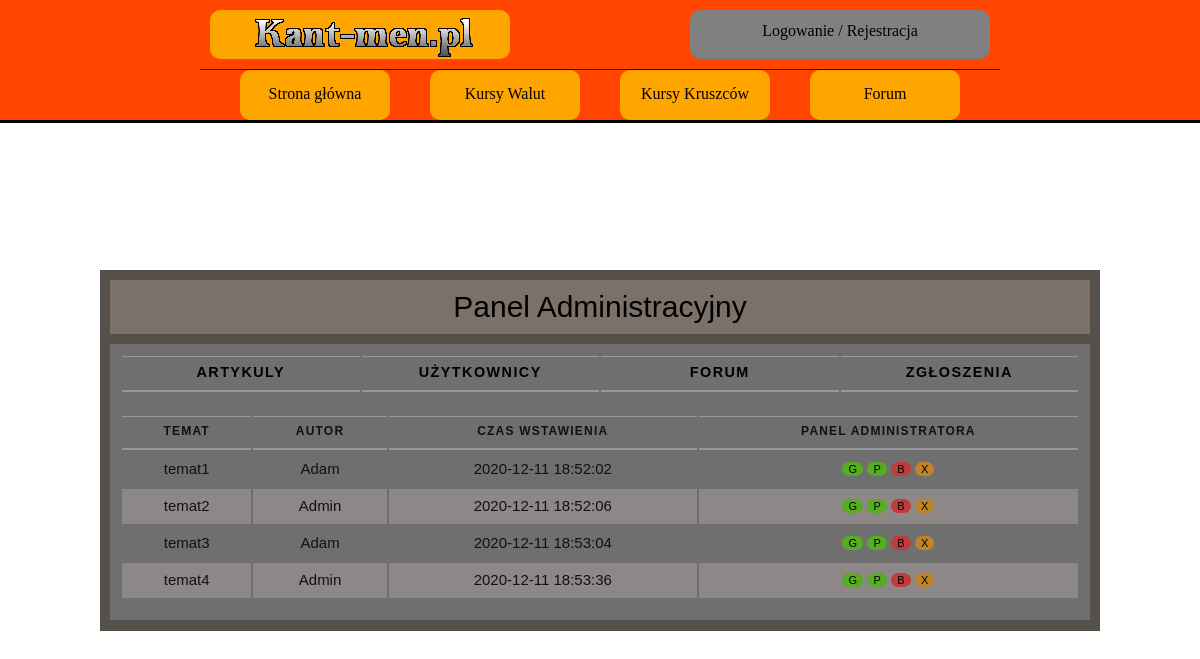
Screenshot of /panel_admin_a.php with the database file from the repository.
### tables this page shows
CREATE TABLE `artykul` (
  `ID_ARTYKULU` int(10) NOT NULL,
  `ZDJECIE_ARTYKUL` varchar(255) DEFAULT NULL,
  `TEMAT` varchar(100) NOT NULL,
  `TRESC` longtext NOT NULL,
  `DATA` timestamp NOT NULL DEFAULT current_timestamp(),
  `ID_AUTOR` varchar(10) NOT NULL
);

CREATE TABLE `user` (
  `ID_USER` int(10) NOT NULL,
  `LOGIN` varchar(20) NOT NULL,
  `HASLO` char(255) NOT NULL,
  `IMIE` varchar(50) NOT NULL,
  `NAZWISKO` varchar(50) NOT NULL,
  `EMAIL` varchar(50) NOT NULL,
  `WIEK` int(10) NOT NULL,
  `MIASTO` varchar(50) NOT NULL,
  `KRAJ` varchar(50) NOT NULL,
  `OPIS_PROFILU` text DEFAULT NULL,
  `ZDJECIE` varchar(255) DEFAULT NULL,
  `STW_WATKI` int(10) NOT NULL DEFAULT 0,
  `LICZ_KOMENTARZY` int(10) NOT NULL DEFAULT 0,
  `UPRAWNIENIA` varchar(10) NOT NULL DEFAULT 'USER'
);

### panel_admin_a.php (the view, shortened to what this page needs)
<!DOCTYPE HTML>
<html>
<head>
    <link href="CSS/styleGlowne.css" rel="stylesheet" type="text/css">
    <link href="CSS/stylePanelAdmina.css" rel="stylesheet" type="text/css">
</head>
<body>
<?php
include_once('rysowanieMenu.php');
?>
<main>
    <article class="artykol">
        <div class="tytul_artykulu">
            Panel Administracyjny
        </div>
        <section class="sekcja">
            <table>
                <tr>
                    <th class="panel_artykuly">
                        <a href="panel_admin_a.php">Artykuly</a>
                    </th>
                    <th class="panel_uzytkownicy">
                        <a href="panel_admin_u.php">Użytkownicy</a>
                    </th>
                    <th class="panel_forum">
                        <a href="panel_admin_f.php">Forum</a>
                    </th>
                    <th class="panel_zgloszenia">
                        <a href="panel_admin_z_k.php">Zgłoszenia</a>
                    </th>
                </tr>
            </table>
            <?php
            require_once "polaczeniezMySQL.php";
            $polaczenie = @new mysqli($host,$db_user,$db_password,$db_name);
            if($polaczenie->connect_errno!=0)
            {
                echo "Error: ".$polaczenie->connect_errno;
            }
            else
            {
            $rezultat = $polaczenie->query("SELECT * FROM artykul");
            if(!$rezultat)
            {
                throw new Exception($polaczenie->error);
            }
            else
            {
            $iterator = 0;
            ?>
            <div class="tabliczki">
                <table>
                    <tr>
                        <th class="uzytkownik_wst">Temat</th>
                        <th class="czas_wstawienia">Autor</th>
                        <th class="liczba_odwiedzin">Czas wstawienia</th>
                        <th class="panel_admin">Panel Administratora</th>
                    </tr>
                    <?php
                    while($row = mysqli_fetch_array($rezultat))
                    {
                        $rezultat_loginu = mysqli_fetch_array($polaczenie->query("SELECT * FROM user WHERE ID_USER=".$row['ID_AUTOR']));
                        if(($iterator%2)==0)
                        {
                            ?>
                            <tr>
                            <td class="uzytkownik_wst"><?php echo '<a href="watek.php?id='.$row['ID_ARTYKULU'].'">'.$row['TEMAT'].'</a>' ;?></td>
                            <td class="czas_wstawienia"><?php echo'<a href="profilowe.php?user='.$rezultat_loginu['ID_USER'].'">'.$rezultat_loginu['LOGIN'].'</a>';?></td>
                            <td class="liczba_odwiedzin"><?php echo $row['DATA'];?></td>
                            <td class="panel_admin">
                                <a><button type="button" class="mute_glowna" name="butt_glowna"  method="post">G</button></a>
                                <a><button type="button" class="mute_glowna" name="butt_glowna" method="post">P</button></a>
                                <a><button type="button" class="ban_button" name="butt_ban" method="post">B</button></a>
                                <a ><button type="button" class="del_button" name="butt_del" method="post">X</button></a>
                            </td>
                            </tr>
                            <?php
                            }
                            else
                            {
                            ?>
                            <tr class="codrugi">
                                <td class="uzytkownik_wst"><?php echo '<a href="watek.php?id='.$row['ID_ARTYKULU'].'">'.$row['TEMAT'].'</a>' ;?></td>
                                <td class="czas_wstawienia"><?php echo'<a href="profilowe.php?user='.$rezultat_loginu['ID_USER'].'">'.$rezultat_loginu['LOGIN'].'</a>';?></td>
                                <td class="liczba_odwiedzin"><?php echo $row['DATA'];?></td>
                                <td class="panel_admin">
                                    <a><button type="button" class="mute_glowna" name="butt_glowna" method="post">G</button></a>
                                    <a><button type="button" class="mute_glowna" name="butt_glowna" method="post">P</button></a>
                                    <a><button type="button" class="ban_button" name="butt_ban" method="post">B</button></a>
                                    <a ><button type="button" class="del_button" name="butt_del" method="post">X</button></a>
                                </td>
                            </tr>
                            <?php
                        }
                        $iterator++;
                    }
                    }
                    }
                    ?>
                </table>
            </div>
        </section>
    </article>
</main>
</body>
</html>

### CSS/styleGlowne.css (style rules this page uses)
body { background-color: white; justify-content: center; align-items: center; }
main { background-color: white; margin-left: auto; margin-right: auto; width: 1000px; height: auto; margin-top: 130px; align-items: center; }
a { text-decoration: none; color: inherit; }

### CSS/stylePanelAdmina.css (style rules this page uses)
main { width: 1000px; }
.artykol { background-color:rgb(85, 81, 74); position:relative; top: 140px; padding-bottom: 1px; margin-bottom: 40px; margin-left: auto; margin-right: auto; }
.sekcja { position:relative; background-color: rgb(111, 111, 111); margin: 20px 10px 10px 10px; padding: 10px 10px 10px 10px; text-align: center; }
a { text-decoration: none; color: inherit; }
.tytul_artykulu { position: relative; background-color:rgb(124, 113, 104); width: auto; margin: 10px; padding: 10px; text-align: center; font-family: sans-serif; font-size: 30px; top: 10px; }
.tabliczki { color: #111111; margin: 20px auto 10px auto; }
table { width: 960px; font-family: sans-serif; }
th, td { padding: 7px 10px 10px 10px; }
th { text-transform: uppercase; letter-spacing: 0.1em; font-size: 90%; border-bottom: 2px solid #999; border-top: 1px solid #999; text-align: center; }
tr.codrugi { background-color: #8e8787; }
td.panel_admin ,td.wstawione_memy,td.liczba_odwiedzin { text-align: center; }
th.panel_uzytkownicy, th.panel_forum, th.panel_artykuly, th.panel_zgloszenia { width: 25%; }
th.ID,th.uzytkownik_wst, th.czas_wstawienia,th.liczba_odwiedzin,th.panel_admin { font-size: 12px; }
td.uzytkownik_wst,td.czas_wstawienia,td.liczba_odwiedzin { font-size: 15px; }
.ban_button,.mute_button,.mute_glowna,.del_button,.mod_button { border: none; border-radius: 50px; transition: background .6s; font-size: 11px; }
.ban_button { background-color: #bf3c3c; }
.mute_glowna,.mute_button { background-color: #57ad21; }
.del_button { background-color: #be8427; }

### rows the page displays
artykul: TEMAT "temat1", user.LOGIN "Adam", DATA "2020-12-11 18:52:02"
artykul: TEMAT "temat2", user.LOGIN "Admin", DATA "2020-12-11 18:52:06"
artykul: TEMAT "temat3", user.LOGIN "Adam", DATA "2020-12-11 18:53:04"
artykul: TEMAT "temat4", user.LOGIN "Admin", DATA "2020-12-11 18:53:36"
